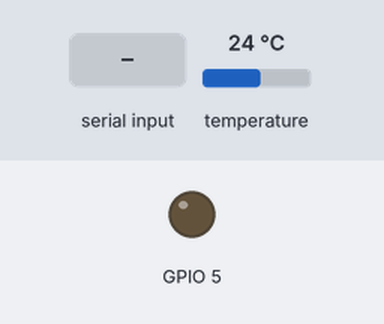
Recording of a sketch running on a simulated ESP32. On the bench: output pins drawn as LEDs (lit = HIGH). The inputs (shaded band) are chosen by the test bench; at power-on: temperature 24 °C. Nothing arrives over Bluetooth unless stated; what the sketch prints to the serial monitor is not drawn.

Above: at 1.8 s.
1.9 s: "ON\n" received over the second serial link
At 3.0 s:
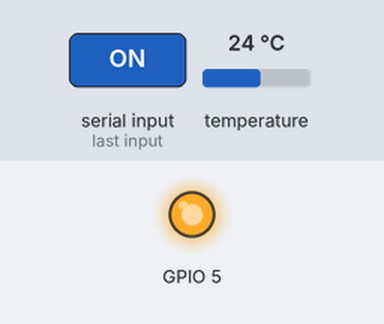
3.5 s: "OFF\n" received over the second serial link
At 4.6 s:
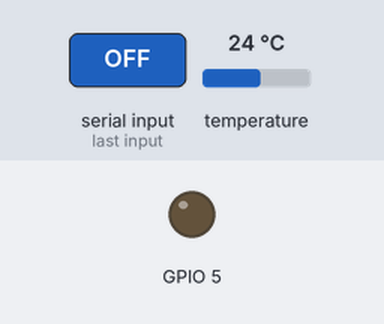
Timing chart, 0 to 6.5 s (numbered marks = the images above; inputs shaded):
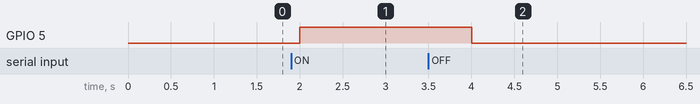

The sketch:

week8a.ino
```cpp
#include <Wire.h>
#include <SPI.h>
#include <Adafruit_Sensor.h>
#include <Adafruit_BME280.h>
#include <BluetoothSerial.h>
#include <ESP32_Servo.h>

#define BME_SCK 13
#define BME_MISO 12
#define BME_MOSI 11
#define BME_CS 10

#define SEALEVELPRESSURE_HPA (1013.25)

Adafruit_BME280 bme; // I2C
BluetoothSerial SerialBT;

unsigned long delayTime;

void setup() {
    Serial.begin(9600);
    while (!Serial); // time to get serial running

    SerialBT.begin("ESP32_BT_Classic"); // Bluetooth device name
    Serial.println(F("BME280 test"));

    unsigned status;

    // default settings
    status = bme.begin(0X76);
    if (!status) {
        Serial.println("Could not find a valid BME280 sensor, check wiring, address, sensor ID!");
        Serial.print("SensorID was: 0x");
        Serial.println(bme.sensorID(), 16);
        Serial.print("        ID of 0xFF probably means a bad address, a BMP 180 or BMP 085\n");
        Serial.print("   ID of 0x56-0x58 represents a BMP 280,\n");
        Serial.print("        ID of 0x60 represents a BME 280.\n");
        Serial.print("        ID of 0x61 represents a BME 680.\n");
        while (1)
            delay(10);
    }

    Serial.println("-- Default Test --");
    delayTime = 1000;

    Serial.println();
}

void loop() {
    if (SerialBT.available()) {
        processBluetoothCommand();
    }

    printTemperatureOverBluetooth();
    delay(delayTime);
}

void printTemperatureOverBluetooth() {
    SerialBT.print("Temperature = ");
    SerialBT.print(bme.readTemperature());
    SerialBT.println(" °C");
}

void processBluetoothCommand() {
    String command = SerialBT.readStringUntil('\n');
    command.trim();

    if (command == "ON") {
        // Replace PIN_NUMBER with the actual pin number you want to turn on
        analogWrite(5, 255);
    }
    if (command == "OFF") {
        // Replace PIN_NUMBER with the actual pin number you want to turn on
        analogWrite(5, 0);
    }
}
```

Measured:
- after the input at 1.9 s, GPIO 5: LOW → HIGH after 0.10 s
- after the input at 3.5 s, GPIO 5: HIGH → LOW after 0.51 s
